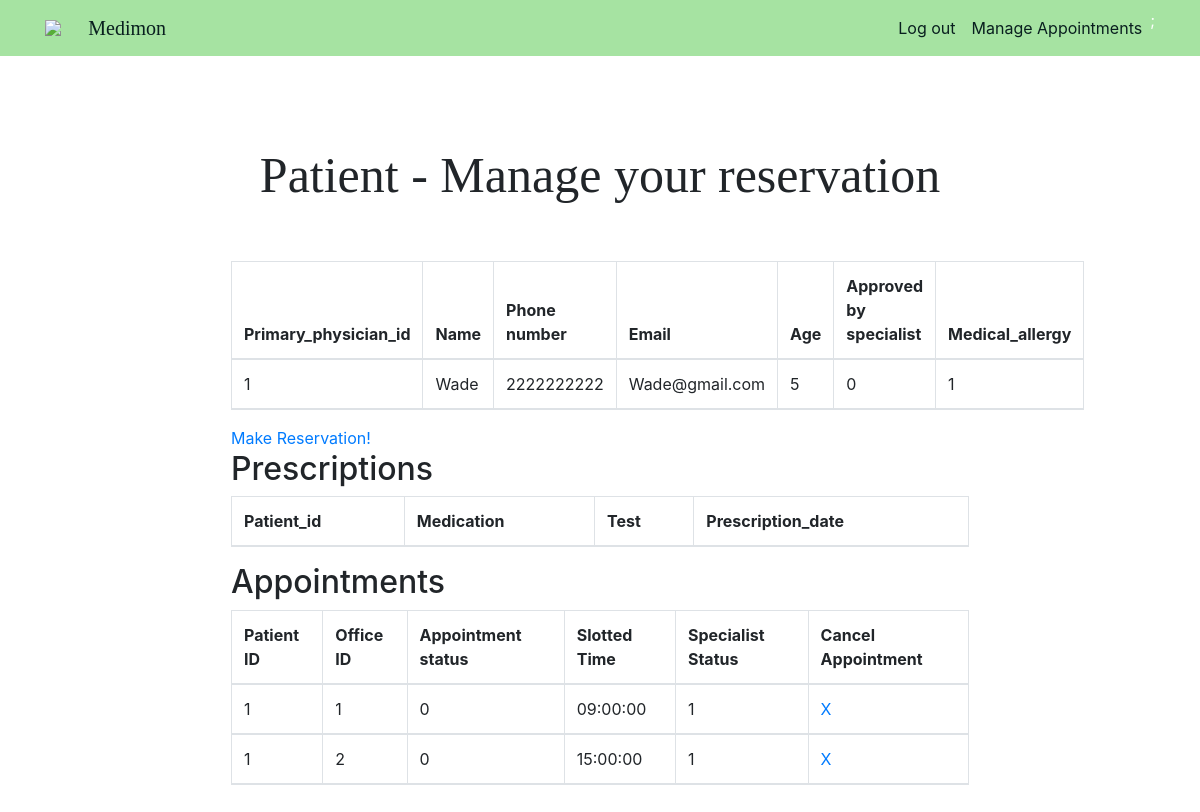
The page /patientPages/patientPage.php (signed in) on the database its author committed.
### tables this page shows
CREATE TABLE PATIENT (
	Patient_id           INT AUTO_INCREMENT,
    Primary_physician_id INT,
    Specialist_approved  BOOLEAN DEFAULT false,
    Name                 VARCHAR(20) NOT NULL,
    Password             VARCHAR(255) NOT NULL,
    Phone_number         CHAR(10) UNIQUE NOT NULL,
    Email                VARCHAR(254) UNIQUE,
    Age                  INT,
    Medical_allergy      BOOLEAN NOT NULL DEFAULT false,
    PRIMARY KEY (Patient_id),
    FOREIGN KEY (Primary_physician_id) REFERENCES DOCTOR(Doctor_id)
);

CREATE TABLE APPOINTMENT (
	Appointment_id        INT AUTO_INCREMENT,
    Patient_id            INT,
    Doctor_id             INT NOT NULL,
    Office_id             INT NOT NULL,
    Appointment_status_id INT NOT NULL DEFAULT 0,
    Appointment_status    VARCHAR(12) NOT NULL,
    Slotted_time          TIME NOT NULL,
    Specialist_status     BOOLEAN NOT NULL,  
    PRIMARY KEY (Appointment_id),
    FOREIGN KEY (Patient_id) REFERENCES PATIENT(Patient_id),
    FOREIGN KEY (Doctor_id) REFERENCES DOCTOR(Doctor_id),
    FOREIGN KEY (Office_id) REFERENCES OFFICE(Office_id)
);

### patientPages/patientPage.php (the view, shortened to what this page needs)
<?php
require_once "../php/config.php";
$id = $_SESSION["id"];
$sql = "SELECT Primary_physician_id, Name, Phone_number, Email, Age, Specialist_approved, Medical_allergy FROM PATIENT WHERE Patient_id = '$id'";
$result = mysqli_query($db, $sql);
$tableResult = "";
if ($result->num_rows > 0) {
  $tableResult = "<tr>";
  while($row = $result-> fetch_assoc()) {
    $tableResult .= "<td>" . $row["Primary_physician_id"] . "</td><td>" . $row["Name"] . "</td><td>" . $row["Phone_number"] . "</td><td>" . $row["Email"] . "</td><td>" . $row["Age"] . "</td><td>" . $row["Specialist_approved"] . "</td><td>" . $row["Medical_allergy"] . "</td>";
  }
  $tableResult .= "</tr>";
}
$sql = "SELECT Patient_id, Office_id, Appointment_id, Appointment_status_id, Slotted_time, Specialist_status FROM APPOINTMENT WHERE Patient_id = '$id'";
$result = mysqli_query($db, $sql);
$APtableResult = "";
if ($result->num_rows > 0) {
  while($row = $result-> fetch_assoc()) {
    $APtableResult .= "<tr>";
    $APtableResult .= "<td>" . $row["Patient_id"] . "</td><td>"  . $row["Office_id"] . "</td><td>" . $row["Appointment_status_id"] . "</td><td>" . $row["Slotted_time"] . "</td><td>" . $row["Specialist_status"] . "</td><td>
    <a href='../patientPages/patientPage.php?delete_id=" . $row["Appointment_id"] . "'>X</a>
    </td>";
    $APtableResult .= "</tr>";
  }
}
?>
<!doctype html>
<html lang="en">
<head>
  <link rel="stylesheet" href="../css/style.css">
  <link rel="stylesheet" href="https://stackpath.bootstrapcdn.com/bootstrap/4.3.1/css/bootstrap.min.css"
>
</head>
<?php include("../php/header.php"); ?>
<section id="AdminUsers">
  <div class="main-container">
    <div class="main-wrap">
      <div class="text-center" id="Admin-header">Patient - Manage your reservation</div>
      <div class="container-fluid">
        <div class="row justify-content-center my-5">
          <div class="col-12">
            <table class="table table-bordered">
              <thead class="thead">
                <tr>
                  <th scope="col">Primary_physician_id</th>
                  <th scope="col">Name</th>
                  <th scope="col">Phone number</th>
                  <th scope="col">Email</th>
                  <th scope="col">Age</th>
                  <th scope="col">Approved by specialist</th>
                  <th scope="col">Medical_allergy</th>
                </tr>
                <?php echo $tableResult;?>
              </thead>
            </table>
            <a href="requestAppointment.php">Make Reservation!</a>
            <h2>Prescriptions</h2>
            <table class="table table-bordered">
              <thead class="thead">
                <tr>
                  <th scope="col">Patient_id</th>
                  <th scope="col">Medication</th>
                  <th scope="col">Test</th>
                  <th scope="col">Prescription_date</th>
                </tr>
              </thead>
            </table>
            <h2>Appointments</h2>
            <table class="table table-bordered">
              <thead class="thead">
                <tr>
                  <th>Patient ID</th>
                  <th>Office ID</th>
                  <th>Appointment status</th>
                  <th>Slotted Time</th>
                  <th>Specialist Status</th>
                  <th>Cancel Appointment</th>
                </tr>
                <?php echo $APtableResult;?>
              </thead>
            </table>
          </div>
        </div>
      </div>
        </div>
      </div>
</section>
</body>
</html>

### css/style.css (style rules this page uses)
html { height: 100%; }
.main-container { width:100%; display:flex; flex-direction:column; align-items:center; margin-top: 21px; margin-top: 21px; height: 150%; }
.main-container .main-wrap { width:768px; margin-top: 40px; }
.main-container { background-color: #ffffff; height: 700px; }
#Admin-header { margin-top: 10%; margin-bottom: 20px; font-family:Cambria, Cochin, Georgia, Times, 'Times New Roman', serif; font: bold; font-size: 50px; }
* { padding: 0px; margin: 0px; box-sizing: border-box; }
table { width: 600px; }

### rows shown on the page
patient: Primary_physician "1", Name "Wade", Phone_number "2222222222", Email "Wade@gmail.com", Age "5", Specialist_approved "0", Medical_allergy "1"
appointment: Patient "1", Office "1", Appointment_status "0", Slotted_time "09:00:00", Specialist_status "1"
appointment: Patient "1", Office "2", Appointment_status "0", Slotted_time "15:00:00", Specialist_status "1"
